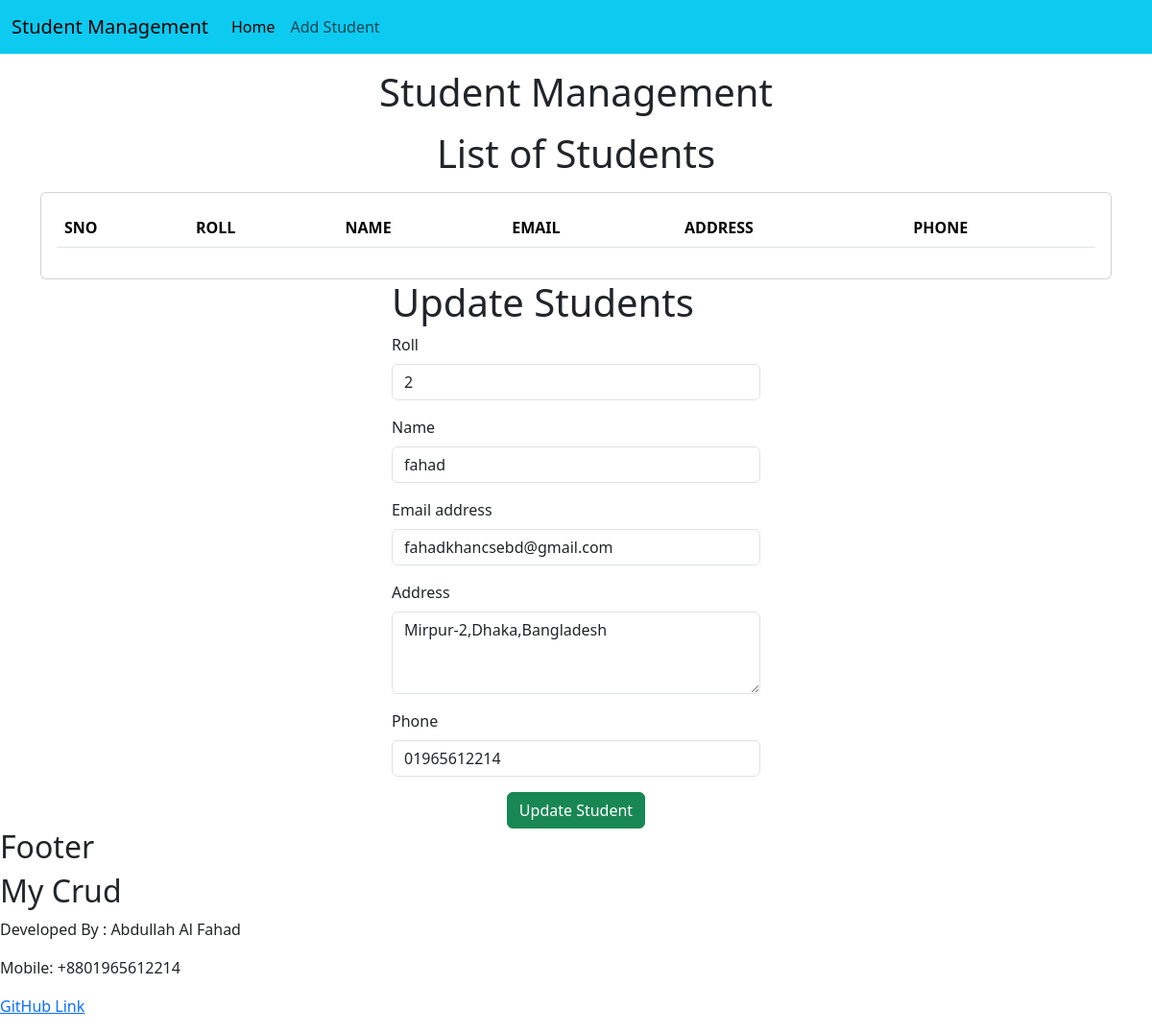
The page /core/update/2 on the database its author committed.
### core/models.py (models this page shows, shortened)
class Student(models.Model):
    roll= models.IntegerField()
    name=models.CharField(max_length=255)
    email=models.EmailField()
    phone=models.CharField(max_length=15)
    address=models.TextField()

### core/views.py (the view)
# urls.py: path("update/<int:pk>",update_std),
def update_std(request,pk):
    up=Student.objects.get(pk=pk)
    return render(request,'core/update.html',{'up':up})

### templates/core/update.html (shortened to what this page needs)
{% extends 'core/home.html' %}
{% block content%}
    <div class="row">
        <div class="col-sm-4 mx-auto">
            <h1>Update Students</h1>
            <form action="/core/do-update/{{up.id}}" method="POST">
                <div class="mb-3">
                    <label for="exampleInputEmail1" class="form-label">Roll</label>
                    <input type="roll"name="roll" class="form-control" id="exampleInputEmail1" aria-describedby="emailHelp" required value="{{up.roll}}">
                </div>
                <div class="mb-3">
                    <label for="exampleInputEmail1" class="form-label">Name</label>
                    <input type="name"name="name" class="form-control" id="exampleInputEmail1" aria-describedby="emailHelp" required value="{{up.name}}">
                </div>
                <div class="mb-3">
                <label for="exampleInputEmail1" class="form-label">Email address</label>
                <input type="email" name="email" class="form-control" id="exampleInputEmail1" aria-describedby="emailHelp" required value="{{up.email}}">
                </div>
                <div class="mb-3">
                    <label for="exampleInputEmail1" class="form-label">Address</label>
                    <textarea class="form-control" name="address" id="exampleFormControlTextarea1" rows="3">{{up.address}}</textarea>
                </div>
                <div class="mb-3">
                    <label for="exampleInputEmail1" class="form-label">Phone</label>
                    <input type="number"name="cc" class="form-control" id="exampleInputEmail1" aria-describedby="emailHelp" required value="{{up.phone}}">
                </div>
            <div class="container text-center">
                <button class="btn btn-success">Update Student</button>
            </div>
            </form>
        </div>
    </div>
{% endblock %}

### rows shown on the page
Student: roll "2", name "fahad", email "fahadkhancsebd@gmail.com", address "Mirpur-2,Dhaka,Bangladesh", cc "01965612214"
